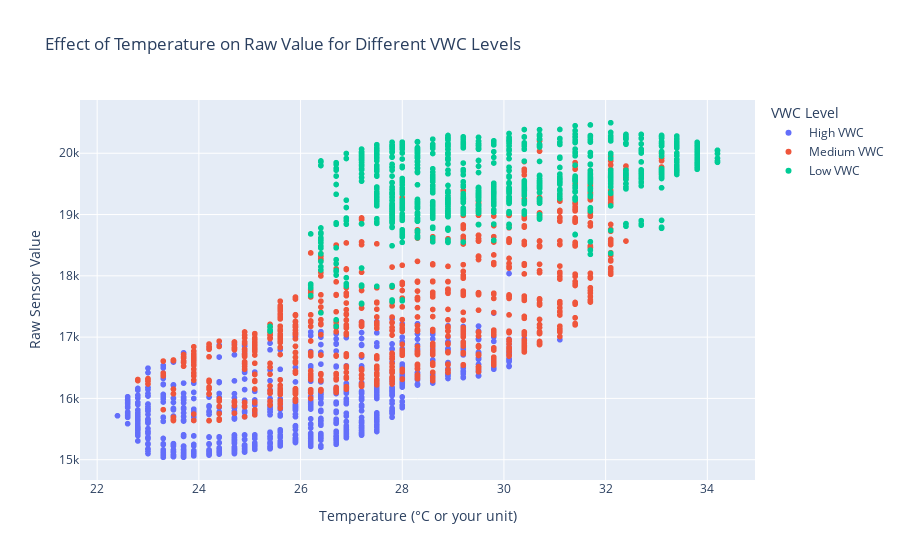

The notebook cell this image was saved under:
### Code cell
import pandas as pd
import plotly.express as px

# Assuming your dataframes are named sm1_raw_df, sm1_vwc_df, and sm1_temp_df
# and the timestamp columns are named 'Time'
# and the value columns are named 'SM_raw', 'SM_vwc', and 'SM_temp'

# Merge the dataframes on 'Time'
merged_df = pd.merge(sm1_raw_df, sm1_vwc_df, on='Time', how='inner')
merged_df = pd.merge(merged_df, sm1_temp_df, on='Time', how='inner')

# Define VWC ranges
vwc_ranges = [
    (merged_df['SM_vwc'].min(), merged_df['SM_vwc'].quantile(0.33), 'Low VWC'),
    (merged_df['SM_vwc'].quantile(0.33), merged_df['SM_vwc'].quantile(0.66), 'Medium VWC'),
    (merged_df['SM_vwc'].quantile(0.66), merged_df['SM_vwc'].max(), 'High VWC')
]

# Create a new column to categorize VWC values into ranges
def categorize_vwc(vwc):
    for low, high, label in vwc_ranges:
        if low <= vwc <= high:
            return label
    return None

merged_df['VWC Category'] = merged_df['SM_vwc'].apply(categorize_vwc)

# Create an interactive scatter plot using plotly
fig = px.scatter(
    merged_df,
    x='SM_temp',
    y='SM_raw',
    color='VWC Category',
    labels={
        'SM_temp': 'Temperature (°C or your unit)',
        'SM_raw': 'Raw Sensor Value',
        'VWC Category': 'VWC Level'
    },
    title='Effect of Temperature on Raw Value for Different VWC Levels'
)

# Show the interactive plot
fig.show()

### Figure 1 — Plotly figure (JSON) as saved in the notebook; plotly's stock layout.template omitted (floating-point values rounded to 4 significant figures; data arrays with more than 128 entries replaced by an {"elided": "..."} marker saying what was removed)
{"data": [{"hovertemplate": "VWC Level=High VWC<br>Temperature (°C or your unit)=%{x}<br>Raw Sensor Value=%{y}<extra></extra>", "legendgroup": "High VWC", "marker": {"color": "#636efa", "symbol": "circle"}, "mode": "markers", "name": "High VWC", "showlegend": true, "type": "scattergl", "x": {"elided": "939 float values"}, "xaxis": "x", "y": {"elided": "939 float values"}, "yaxis": "y"}, {"hovertemplate": "VWC Level=Medium VWC<br>Temperature (°C or your unit)=%{x}<br>Raw Sensor Value=%{y}<extra></extra>", "legendgroup": "Medium VWC", "marker": {"color": "#EF553B", "symbol": "circle"}, "mode": "markers", "name": "Medium VWC", "showlegend": true, "type": "scattergl", "x": {"elided": "977 float values"}, "xaxis": "x", "y": {"elided": "977 float values"}, "yaxis": "y"}, {"hovertemplate": "VWC Level=Low VWC<br>Temperature (°C or your unit)=%{x}<br>Raw Sensor Value=%{y}<extra></extra>", "legendgroup": "Low VWC", "marker": {"color": "#00cc96", "symbol": "circle"}, "mode": "markers", "name": "Low VWC", "showlegend": true, "type": "scattergl", "x": {"elided": "1052 float values"}, "xaxis": "x", "y": {"elided": "1052 float values"}, "yaxis": "y"}], "layout": {"legend": {"title": {"text": "VWC Level"}, "tracegroupgap": 0}, "title": {"text": "Effect of Temperature on Raw Value for Different VWC Levels"}, "xaxis": {"anchor": "y", "domain": [0, 1], "title": {"text": "Temperature (°C or your unit)"}}, "yaxis": {"anchor": "x", "domain": [0, 1], "title": {"text": "Raw Sensor Value"}}}}
